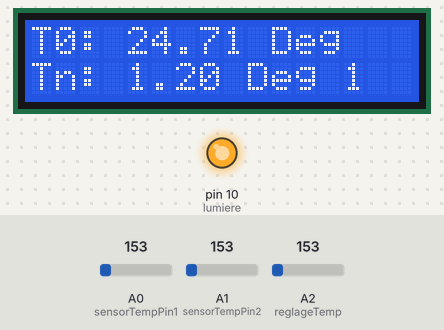
Recording of a sketch running on a simulated Arduino Uno, built with avr-gcc and run on an emulated ATmega328P. Shown: 16×2 character LCD, output pins drawn as LEDs (lit = HIGH). The inputs (shaded band) are chosen by the test bench; at power-on: A0 (sensorTempPin1) = 153, A1 (sensorTempPin2) = 153, A2 (reglageTemp) = 153.

Above: at 1.2 s.
1.3 s: A0 (sensorTempPin1) set to 165
At 1.56 s:
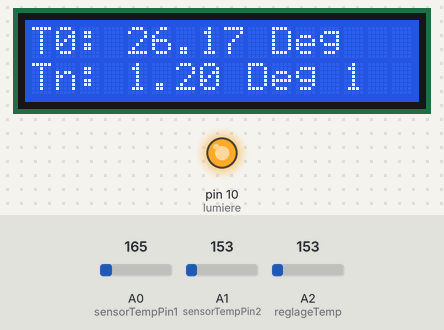
4.3 s: A1 (sensorTempPin2) set to 165
At 4.56 s:
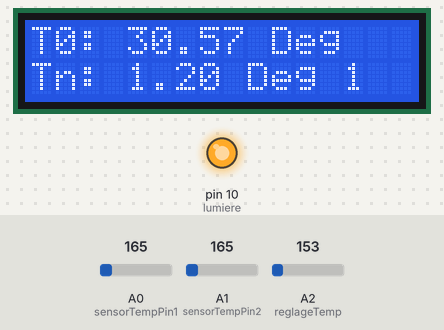
5.8 s: A2 (reglageTemp) set to 165
At 6.39 s:
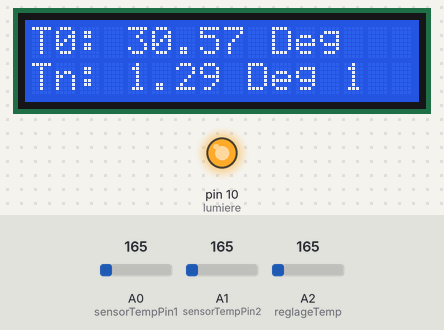
7.3 s: A0 (sensorTempPin1) set to 175
At 7.89 s:
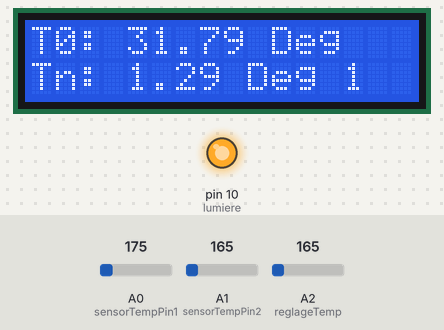
8.8 s: A1 (sensorTempPin2) set to 175
At 9.39 s:
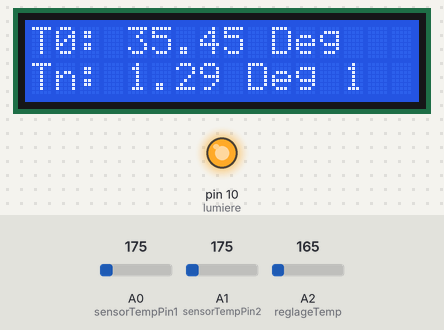
10.3 s: A2 (reglageTemp) set to 175
At 10.89 s:
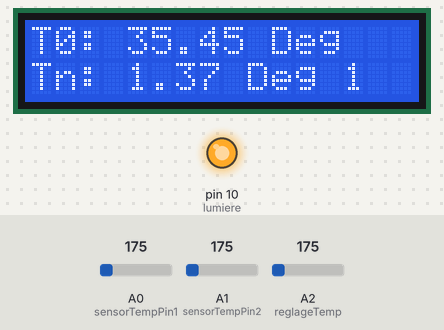
Timing chart, 0 to 12.8 s (numbered marks = the images above; inputs shaded):
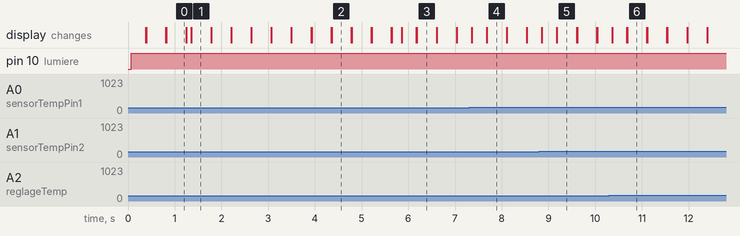

Measured:
- after the input at 1.3 s, the display: changes after 0.05 s (image 1)
- after the input at 4.3 s, the display: first differs from a run without the input after 0.06 s (image 2)
- after the input at 5.8 s, the display: changes after 0.06 s (image 3)
- after the input at 7.3 s, the display: changes after 0.06 s (image 4)
- after the input at 8.8 s, the display: changes after 0.06 s (image 5)
- after the input at 10.3 s, the display: changes after 0.06 s (image 6)
- what the display in image 0 shows lasts 0.4 s, from 0.8 s to 1.2 s

The sketch:

GDT_avec_pond_ration_avec_potentiometre.ino
```cpp
/*
zone de commantaire

Projet de gestion d'ecran
Dans un premier temps nous allons importer la librairie LiquidCrystal.

*/
#include <LiquidCrystal.h>

// nous allons initialiser nos constantes d'ecran PIN DIGITAL
const int rs=12, en=11, d4=4, d5=5, d6=6, d7=7;

// Nous allons initialiser nos constente températeur PIN ANALOG
const int sensorTempPin1=0;
const int sensorTempPin2=1;

//Gestion de la pondérance des sondes par rapport a leur postion H||B
const int sonde1Base = 1;
const int sonde2Haute = 3;

//Reglage de temperature
const int degMaxTemp = 8;
const int degMinTemp = 0;
const float acceptDifDeg = 0.15;
float limitRegleTempMax;
float limitRegleTempMin;
int resultTempOI=0;
int degRglageTemp = 4;

//affichage bonne tempuerature (Gestion module peltier)
const int lumiere=10;

//GEstion de la temperature par potentiometre PIN ANALOG
const int reglageTemp = 2;
const float pasReglTemp = 127.875;

//Nous allons parametrer LiquidCristal
LiquidCrystal lcd( rs, en, d4, d5, d6, d7);

void setup()
{
 //ici nous allons caractériser notre ecran 16x2
  lcd.begin(16,2);

  //declaration alumage
  pinMode(lumiere, OUTPUT);
}

void loop()
{
  //nous allons placer notre curseur d'entrer premier ligne
  lcd.setCursor(0,0);
  //ici nous allons ecrir sur l'ecran
  lcd.print("T0: ");

  //gestion de la pondérance
  int ponderance = sonde1Base + sonde2Haute;

  //Gestion de la températion moyen
  float moyTemp = ( ( getTemp() * sonde1Base) + ( getTemp2() * sonde2Haute ) ) / ponderance;

  //Affichage de la temperature a la suite
  lcd.print(moyTemp);
  lcd.print(" Deg");

  //nous allons placer notre curseur d'entrer second ligne
  lcd.setCursor(0,1);

  //ici nous allons ecrir sur l'ecran
  lcd.print("Tn: ");

  //Temperature a partir du potentionmetre
  float temperateurPotentiel = analogRead(reglageTemp) / pasReglTemp;

  //Nous allons gerer la marge d'erreur
  limitRegleTempMin = temperateurPotentiel * (1-acceptDifDeg);
  limitRegleTempMax = temperateurPotentiel * (acceptDifDeg+1);

  //Nous verifions si la marge et dans les rangs prévue
  if(moyTemp>limitRegleTempMax)
  {
    resultTempOI = 1;
  }
  else
  {
    if(moyTemp<=limitRegleTempMin)
    {
      resultTempOI = 0;
    }
  }

  if(resultTempOI==1)
  {
   digitalWrite(lumiere, HIGH);
  }
  else
  {
    digitalWrite(lumiere, LOW);
  }

  //ici nous allons ecrir sur l'ecran
  lcd.print(temperateurPotentiel);
  lcd.print(" Deg ");
  lcd.print(resultTempOI);

  //Nous allons mettre un temps d'affichage 0.1 second ou 100ms
  delay(100);
  lcd.clear();

}

float getTemp()
{
  /*
  Nous allons récuperer getTemparé et
  appliquer une formule pour convertire les volts en C°
  */
  int tempRec = analogRead(sensorTempPin1);
  float voltage = tempRec * 5.0;
  voltage /= 1024;
  return (voltage - 0.5) * 100;
}

float getTemp2()
{
  /*
  Nous allons récuperer getTemparé et
  appliquer une formule pour convertire les volts en C°
  */
  int tempRec = analogRead(sensorTempPin2);
  float voltage = tempRec * 5.0;
  voltage /= 1024;
  return (voltage - 0.5) * 100;
}
```
